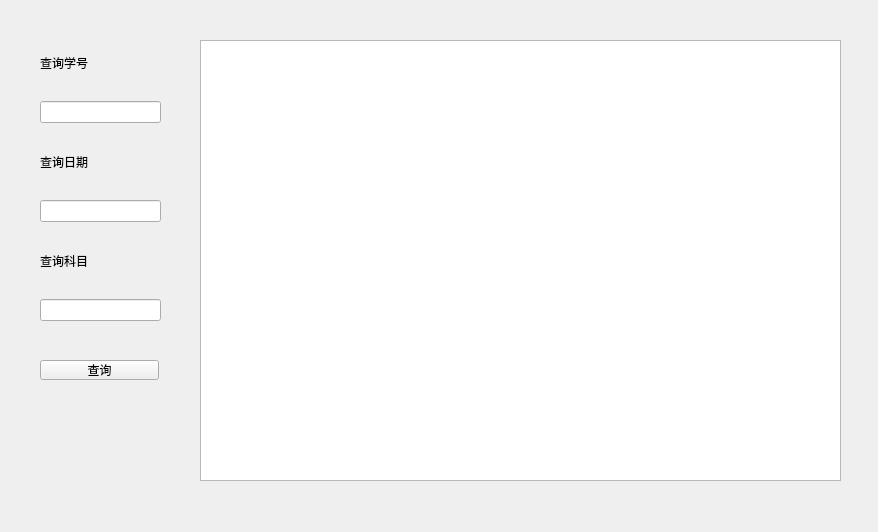
<?xml version="1.0" encoding="UTF-8"?>
<ui version="4.0">
 <class>Form</class>
 <widget class="QWidget" name="Form">
  <property name="geometry">
   <rect>
    <x>0</x>
    <y>0</y>
    <width>878</width>
    <height>532</height>
   </rect>
  </property>
  <property name="windowTitle">
   <string>Form</string>
  </property>
  <widget class="QTextBrowser" name="textBrowser">
   <property name="geometry">
    <rect>
     <x>200</x>
     <y>40</y>
     <width>641</width>
     <height>441</height>
    </rect>
   </property>
  </widget>
  <widget class="QWidget" name="verticalLayoutWidget">
   <property name="geometry">
    <rect>
     <x>40</x>
     <y>30</y>
     <width>121</width>
     <height>291</height>
    </rect>
   </property>
   <layout class="QVBoxLayout" name="verticalLayout">
    <item>
     <widget class="QLabel" name="label">
      <property name="text">
       <string>查询学号</string>
      </property>
     </widget>
    </item>
    <item>
     <widget class="QLineEdit" name="lineEdit_2"/>
    </item>
    <item>
     <widget class="QLabel" name="label_2">
      <property name="text">
       <string>查询日期</string>
      </property>
     </widget>
    </item>
    <item>
     <widget class="QLineEdit" name="lineEdit"/>
    </item>
    <item>
     <widget class="QLabel" name="label_3">
      <property name="text">
       <string>查询科目</string>
      </property>
     </widget>
    </item>
    <item>
     <widget class="QLineEdit" name="lineEdit_3"/>
    </item>
   </layout>
  </widget>
  <widget class="QPushButton" name="pushButton">
   <property name="geometry">
    <rect>
     <x>40</x>
     <y>360</y>
     <width>119</width>
     <height>20</height>
    </rect>
   </property>
   <property name="text">
    <string>查询</string>
   </property>
  </widget>
 </widget>
 <resources/>
 <connections>
  <connection>
   <sender>pushButton</sender>
   <signal>clicked()</signal>
   <receiver>Form</receiver>
   <slot>chaxun()</slot>
   <hints>
    <hint type="sourcelabel">
     <x>94</x>
     <y>367</y>
    </hint>
    <hint type="destinationlabel">
     <x>95</x>
     <y>409</y>
    </hint>
   </hints>
  </connection>
 </connections>
 <slots>
  <slot>chaxun()</slot>
  <slot>slot2()</slot>
 </slots>
</ui>
